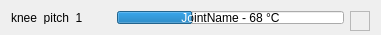
<?xml version="1.0" encoding="UTF-8"?>
<ui version="4.0">
 <class>JointBarWidget</class>
 <widget class="QWidget" name="JointBarWidget">
  <property name="geometry">
   <rect>
    <x>0</x>
    <y>0</y>
    <width>381</width>
    <height>35</height>
   </rect>
  </property>
  <property name="sizePolicy">
   <sizepolicy hsizetype="Preferred" vsizetype="Fixed">
    <horstretch>0</horstretch>
    <verstretch>0</verstretch>
   </sizepolicy>
  </property>
  <property name="minimumSize">
   <size>
    <width>300</width>
    <height>20</height>
   </size>
  </property>
  <property name="baseSize">
   <size>
    <width>0</width>
    <height>20</height>
   </size>
  </property>
  <property name="windowTitle">
   <string>Form</string>
  </property>
  <layout class="QHBoxLayout" name="horizontalLayout">
   <item>
    <widget class="QLabel" name="JointLabel">
     <property name="sizePolicy">
      <sizepolicy hsizetype="Fixed" vsizetype="Preferred">
       <horstretch>0</horstretch>
       <verstretch>0</verstretch>
      </sizepolicy>
     </property>
     <property name="minimumSize">
      <size>
       <width>100</width>
       <height>0</height>
      </size>
     </property>
     <property name="text">
      <string>knee_pitch_1</string>
     </property>
    </widget>
   </item>
   <item>
    <widget class="QProgressBar" name="ValueBar">
     <property name="minimum">
      <number>25</number>
     </property>
     <property name="value">
      <number>50</number>
     </property>
     <property name="textVisible">
      <bool>true</bool>
     </property>
     <property name="invertedAppearance">
      <bool>false</bool>
     </property>
     <property name="format">
      <string notr="true">JointName - 68 °C</string>
     </property>
    </widget>
   </item>
   <item>
    <widget class="QFrame" name="StatusFrame">
     <property name="sizePolicy">
      <sizepolicy hsizetype="Fixed" vsizetype="Fixed">
       <horstretch>0</horstretch>
       <verstretch>0</verstretch>
      </sizepolicy>
     </property>
     <property name="minimumSize">
      <size>
       <width>20</width>
       <height>20</height>
      </size>
     </property>
     <property name="frameShape">
      <enum>QFrame::StyledPanel</enum>
     </property>
     <property name="frameShadow">
      <enum>QFrame::Raised</enum>
     </property>
    </widget>
   </item>
  </layout>
 </widget>
 <resources/>
 <connections/>
</ui>
